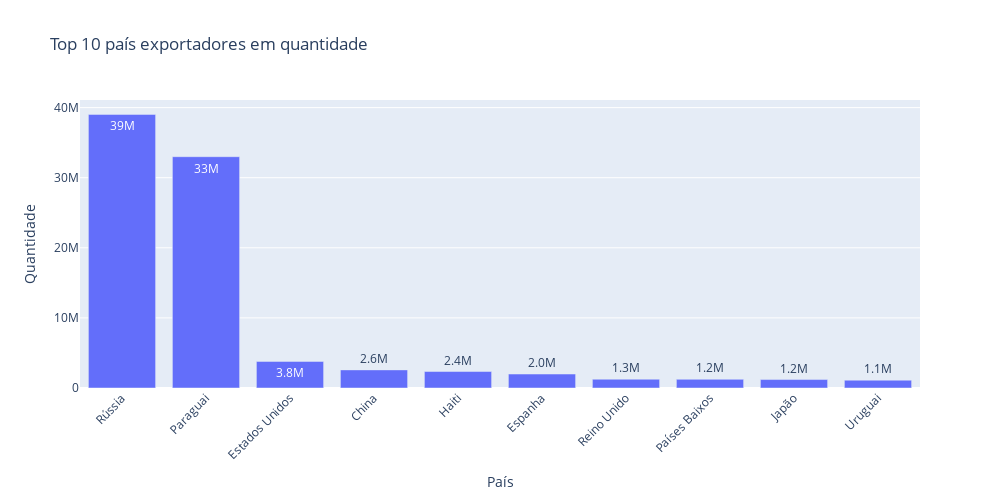

Write notebook code for a chart like this one.
### Code cell
fig = px.bar(
        base_export_agg_pais_by_volume, 
        x = 'País', 
        y = 'volume', 
        text_auto='.2s',
        title = "Top 10 país exportadores em quantidade"
    )
fig.update_layout(
    width = 1000,   
    height = 500,  
    xaxis_tickangle = -45,  # Rotacionar os rótulos do eixo X em -45 graus
    xaxis_title = "País",
    yaxis_title = "Quantidade"
)

fig.show()

### Figure 1 — Plotly figure (JSON) as saved in the notebook; plotly's stock layout.template omitted (floating-point values rounded to 4 significant figures)
{"data": [{"alignmentgroup": "True", "hovertemplate": "País=%{x}<br>volume=%{y}<extra></extra>", "legendgroup": "", "marker": {"color": "#636efa", "pattern": {"shape": ""}}, "name": "", "offsetgroup": "", "orientation": "v", "showlegend": false, "textposition": "auto", "texttemplate": "%{y:.2s}", "type": "bar", "x": ["Rússia", "Paraguai", "Estados Unidos", "China", "Haiti", "Espanha", "Reino Unido", "Países Baixos", "Japão", "Uruguai"], "xaxis": "x", "y": [39029799, 32995148, 3793194, 2583375, 2351248, 1993180, 1250877, 1238398, 1204634, 1118688], "yaxis": "y"}], "layout": {"barmode": "relative", "height": 500, "legend": {"tracegroupgap": 0}, "title": {"text": "Top 10 país exportadores em quantidade"}, "width": 1000, "xaxis": {"anchor": "y", "domain": [0, 1], "tickangle": -45, "title": {"text": "País"}}, "yaxis": {"anchor": "x", "domain": [0, 1], "title": {"text": "Quantidade"}}}}
